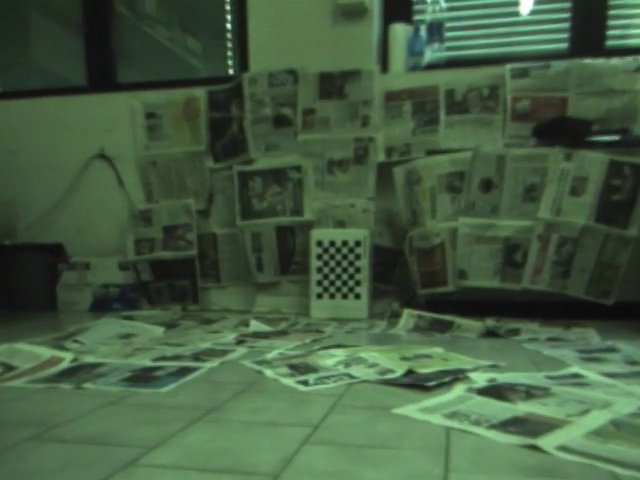
#> input picture frame 38 of robot-navigation-video/robotL.mp4, 640 x 480 px, given in place of robotL.avi, which was not available
$ jupyter execute main.ipynb   (older library calls are emulated)
#> lines starting #> are read from the running program, lines starting #| are printed output that depends on the picture; after the words box and inside, x2 and y2 are one past the last pixel; in counts of white or black regions, pixels touching at a corner belong together; pictures that were not available may be replaced by others from this repository, and a replacement may not be noted
[cell 1]
import cv2
import numpy as np
from matplotlib import pyplot as plt
import argparse
from IPython.display import clear_output

f = 567.2
b = 92.226
z = []

[cell 2]
def distanceZframe(disparity):
    #Estimate a main disparity
    d = np.average(disparity)
    #Determine the distance in mm
    z=(b*f)/d #mm
    #convert in m
    z_m = z/1000 #m

    return z_m

[cell 3]
#Compute disparity map
index = []
def computeDisparityMap(videoL, videoR, numDisp=16, blockSize=17):
#> called with numDisp = 16, blockSize = 17
    i=0
    try:
        #comute all frames of video
        while(videoL.isOpened() and videoR.isOpened()):
            #extract frames
            retL, frameL = videoL.read()
#> frameL is the input picture: shape (480, 640, 3); mean B, G, R 65.1, 92.7, 68.4
            retR, frameR = videoR.read()

            #check frames
            if not retL or frameL is None or  not retR or frameR is None:
                videoL.release()
                videoR.release()
                break

            #compute central frames
            center = frameL.shape
#> center = (480, 640, 3)
            centerY = int(center[0]/2)
#> centerY = 240
            centerX = int(center[1]/2)
#> centerX = 320
            interval = 50

            #Get image center box
            imgL = cv2.cvtColor(frameL, cv2.COLOR_BGR2GRAY)[centerY-interval:centerY+interval, centerX-interval:centerX+interval]
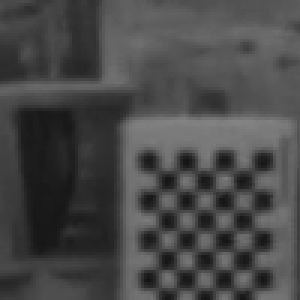
#> imgL: shape (100, 100) (shown 3 times larger); min 18, max 132, mean 72.3
            imgR = cv2.cvtColor(frameR, cv2.COLOR_BGR2GRAY)[centerY-interval:centerY+interval, centerX-interval:centerX+interval]

            #initialize stereo disparity
            stereoMatcher = cv2.StereoBM_create()

            stereoMatcher.setNumDisparities(numDisp)
            stereoMatcher.setBlockSize(blockSize)

            #compute disparity map: gray or colour
            disparity = stereoMatcher.compute(imgL, imgR).astype(np.float32)
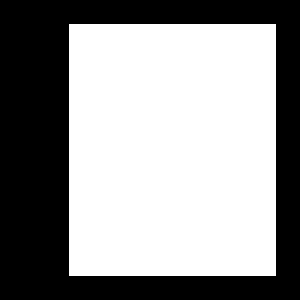
#> disparity: shape (100, 100) float32 (shown 3 times larger); values -16 (black) and 0 (white), 58% white; 1 black region, box (x1, y1, x2, y2) and area: (0, 0, 100, 100) 4204
            #disparityImg = cv2.normalize(disparity, disparity, alpha=255,beta=0, norm_type=cv2.NORM_MINMAX, dtype=cv2.CV_8UC1)
            #disparityImg = cv2.applyColorMap(disparityImg, cv2.COLORMAP_JET)

            #print(f"Range: {np.min(disparity)} <-> {np.max(disparity)}")


            #show disparity image
            plt.axis('off')
#> (this line was passed over: IPython is not available in this run)
            plt.title('disparity with numDisparity {} and blockSize {}'.format(numDisp,blockSize))
#> (this line was passed over: IPython is not available in this run)
            plt.imshow(disparity, 'gray')
#> (this line was passed over: IPython is not available in this run)
            #plt.imshow(disparityImg)
            plt.show()
            # Clear cell output when new frame is available
            clear_output(wait=True)


            #estimate main disparity of the frame
            zFrame = distanceZframe(disparity)
#> in distanceZframe, `d = np.average(disparity)`: d = -6.73
#> in distanceZframe, `z=(b*f)/d`: z = -7776.9
#> in distanceZframe, `z_m = z/1000`: z_m = -7.78
#> zFrame = -7.78
            #save z if the distance is below 0.8m
            if zFrame <= 0.8:
                z.append(zFrame)
                #save number of frame
                index.append(i)
            i+=1


    except KeyboardInterrupt:
        # If we press stop (jupyter GUI) release the video
        videoL.release()
        videoR.release()
        print("Released Video Resource")

    #print(z)

$ run again, starting later in the video
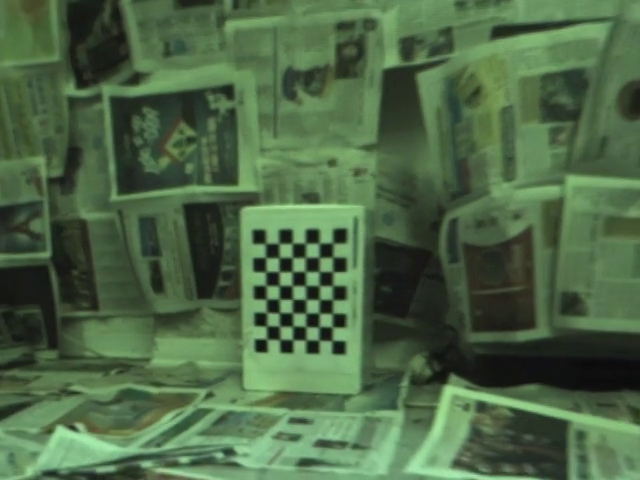
#> input picture frame 175 of robot-navigation-video/robotL.mp4, 640 x 480 px, given in place of robotL.avi, which was not available
#> in computeDisparityMap, frameL is the input picture: shape (480, 640, 3); mean B, G, R 70.2, 103.7, 77
#> in computeDisparityMap, `imgL = cv2.cvtColor(frameL, cv2.COLOR_BGR2GRAY)[centerY-interval:cente..`:
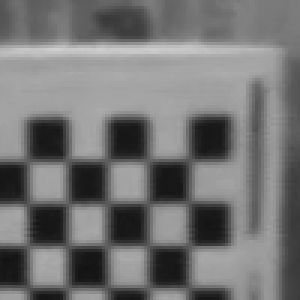
#> imgL: shape (100, 100) (shown 3 times larger); min 18, max 207, mean 115.4
#> disparity: shape (100, 100) float32; values -16 (black) and 0 (white), 58% white; 1 black region, box (x1, y1, x2, y2) and area: (0, 0, 100, 100) 4204
#> d = -6.73
#> z = -7776.9
#> z_m = -7.78

$ run again, starting later in the video
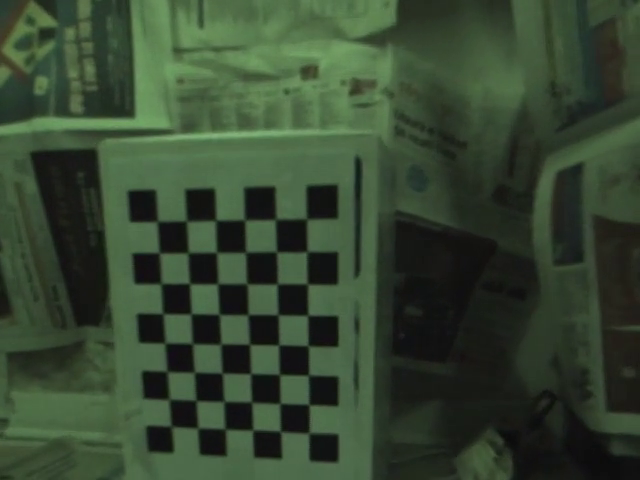
#> input picture frame 311 of robot-navigation-video/robotL.mp4, 640 x 480 px, given in place of robotL.avi, which was not available
#> in computeDisparityMap, frameL is the input picture: shape (480, 640, 3); mean B, G, R 49.3, 70.6, 53.9
#> in computeDisparityMap, `imgL = cv2.cvtColor(frameL, cv2.COLOR_BGR2GRAY)[centerY-interval:cente..`:
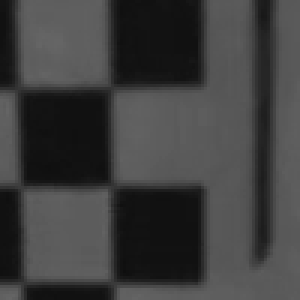
#> imgL: shape (100, 100) (shown 3 times larger); min 14, max 101, mean 62.4
#> disparity: shape (100, 100) float32; values -16 (black) and 0 (white), 58% white; 1 black region, box (x1, y1, x2, y2) and area: (0, 0, 100, 100) 4204
#> d = -6.73
#> z = -7776.9
#> z_m = -7.78
